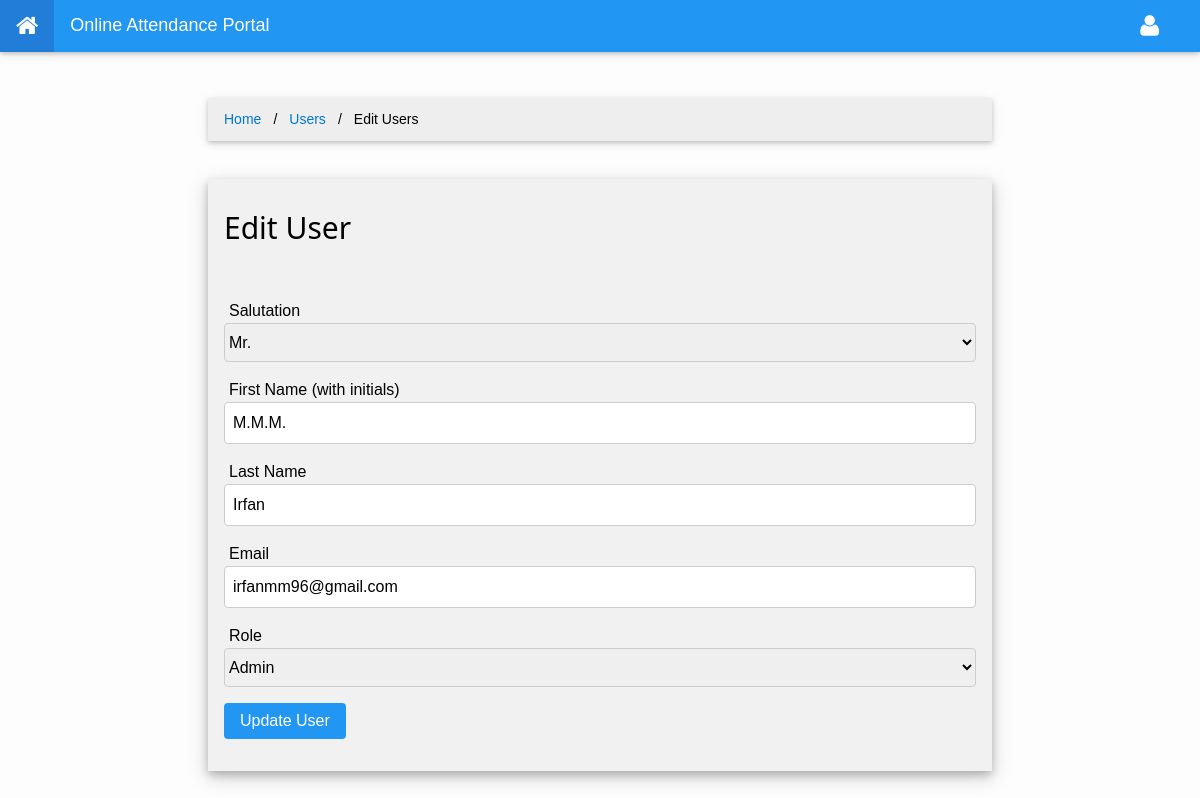
The page /web/users/edit.php?id=100003 (signed in) on the database its author committed.
### tables this page shows
CREATE TABLE `users` (
  `id` int(6) NOT NULL,
  `firstName` text NOT NULL,
  `lastName` text NOT NULL,
  `salutation` int(1) NOT NULL,
  `email` text NOT NULL,
  `password` varchar(255) NOT NULL,
  `role` int(1) NOT NULL,
  `lastAccess` datetime NOT NULL
);

### web/data/database.php (called while the page is built, shortened)
<?php
class database
{
    private $mysqli;
    function __construct()
    {
        $this->mysqli = new mysqli(DB_HOST, DB_USER, DB_PASSWORD, DB_NAME);
    }
    function getUserData($userId, $field)
    {
        $sql = "SELECT * FROM `users` WHERE `id` LIKE $userId";
        $result = $this->mysqli->query($sql);
        $row = $result->fetch_assoc();
        $res = $row[$field];
        return $res;
    }
}

### web/users/edit.php (the view, shortened to what this page needs)
<!DOCTYPE html>
<html lang="en">
<head>
    <?php include '../data/scripts.php'; ?>
</head>
<body>
<?php include '../data/navibar.php'; ?>
<?php
include "../data/database.php";
$db = new database();
?>
<div class="w3-row">
    <div class="w3-col m2 l2 hidden-sm">&nbsp;</div>
    <div class="w3-col s12 m8 l8">
        <br><br><br><br>
        <ul class="breadcrumb w3-card-2 w3-container w3-margin-8">
            <li><a href="../home">Home</a></li>
            <li><a href="../users">Users</a></li>
            <li class="active">Edit Users</a></li>
        </ul>
        <br>
        <div>
            <?php
            $id = $_GET['id'];
            $firstName = $db->getUserData($id, "firstName");
            $lastName = $db->getUserData($id, "lastName");
            $salutation = $db->getUserData($id, "salutation");
            $email = $db->getUserData($id, "email");
            $role = $db->getUserData($id, "role");
            ?>
            <form name="newStudent" role="form" class="w3-container w3-card-4 w3-light-grey w3-padding-16 w3-margin-8"
                  method="post" action="actions.php?act=update">
                <h2>Edit User</h2>
                <br>
                <p>
                    <label>Salutation</label>
                    <select class="w3-select w3-border w3-round" name="salutation" required>
                        <?php
                        $list = json_decode(file_get_contents("../data/salutations.json"), true);
                        for ($i = 0; $i < sizeof($list); $i++) {
                            $sel = ($i == $salutation) ? "selected" : "";
                            echo "<option value='$i' $sel >$list[$i]</option>";
                        }
                        ?>
                    </select>
                <p>
                    <label>First Name (with initials)</label>
                    <input class="w3-input w3-border w3-round" name="firstName" type="text" required
                           value="<?php echo $firstName; ?>"></p>
                <p>
                    <label>Last Name</label>
                    <input class="w3-input w3-border w3-round" name="lastName" type="text" required
                           value="<?php echo $lastName; ?>"></p>
                <p>
                    <label>Email</label>
                    <input class="w3-input w3-border w3-round" name="email" type="email" required
                           value="<?php echo $email; ?>"></p>
                <p>
                    <label>Role</label>
                    <select class="w3-select w3-border w3-round" id="role" name="role" required>
                        <?php
                        $list = json_decode(file_get_contents("../data/roles.json"), true);
                        for ($i = 0; $i < sizeof($list); $i++) {
                            $sel = ($i == $role) ? "selected" : "";
                            echo "<option value='$i' $sel >$list[$i]</option>";
                        }
                        ?>
                    </select>
                <p>
                    <button type="submit" class="w3-btn w3-theme w3-round">Update User</button>
                </p>
            </form>
        </div>
        <br><br><br><br>
    </div>
</div>
</body>
</html>

### web/css/index.css (style rules this page uses)
body { background-color: #fdfdfd; }
p { font-size: medium !important; }
ul.breadcrumb { padding: 10px 16px; list-style: none; background-color: #eee; }
ul.breadcrumb li { display: inline; font-size: 14px; }
ul.breadcrumb li+li:before { padding: 8px; color: black; content: "/\00a0"; }
ul.breadcrumb li a { color: #0275d8; text-decoration: none; }

### web/css/w3.css (style rules this page uses)
*,*:before,*:after { box-sizing:inherit }
html { -ms-text-size-adjust:100%;-webkit-text-size-adjust:100% }
body { margin:0 }
a { background-color:transparent;-webkit-text-decoration-skip:objects }
button,input,select,textarea { font:inherit;margin:0 }
button,input { overflow:visible }
button,select { text-transform:none }
button,html [type=button],[type=reset],[type=submit] { -webkit-appearance:button }
html,body { font-family:Verdana,sans-serif;font-size:15px;line-height:1.5 }
html { overflow-x:hidden }
h1,h2,h3,h4,h5,h6,.w3-slim,.w3-wide { font-family:"Segoe UI",Arial,sans-serif }
h2 { font-size:30px }
h1,h2,h3,h4,h5,h6 { font-weight:400;margin:10px 0 }
a { color:inherit }
.w3-btn,.w3-btn-block,.w3-button { border:none;display:inline-block;outline:0;padding:6px 16px;vertical-align:middle;overflow:hidden;text-decoration:none!important;color:#fff;background-color:#000;text-align:center;cursor:pointer;white-space:nowrap }
.w3-btn,.w3-btn-floating,.w3-btn-floating-large,.w3-closenav,.w3-opennav,.w3-btn-block,.w3-button { -webkit-touch-callout:none;-webkit-user-select:none;-khtml-user-select:none;-moz-user-select:none;-ms-user-select:none;user-select:none }
.w3-btn,.w3-btn-floating,.w3-dropnav a,.w3-btn-floating-large,.w3-btn-block, .w3-navbar a,.w3-navblock a,.w3-sidenav a,.w3-pagination li a,.w3-hoverable tbody tr,.w3-hoverable li, .w3-accordion-content a,.w3-dropdown-content a,.w3-dropdown-click:hover,.w3-dropdown-hover:hover,.w3-opennav,.w3-closenav,.w3-closebtn,*[class*="w3-hover-"] { -webkit-transition:background-color .25s,color .15s,box-shadow .25s,opacity 0.25s,filter 0.25s,border 0.15s;transition:background-color .25s,color .15s,box-shadow .15s,opacity .25s,filter .25s,border .15s }
.w3-input { padding:8px;display:block;border:none;border-bottom:1px solid #808080;width:100% }
.w3-select { padding:9px 0;width:100%;color:#000;border:1px solid transparent;border-bottom:1px solid #0c87eb }
.w3-container:after,.w3-container:before,.w3-panel:after,.w3-panel:before,.w3-row:after,.w3-row:before,.w3-row-padding:after,.w3-row-padding:before,.w3-cell-row:before,.w3-cell-row:after, .w3-topnav:after,.w3-topnav:before,.w3-clear:after,.w3-clear:before,.w3-btn-group:before,.w3-btn-group:after,.w3-btn-bar:before,.w3-btn-bar:after,.w3-bar:before,.w3-bar:after { content:"";display:table;clear:both }
.w3-col,.w3-half,.w3-third,.w3-twothird,.w3-threequarter,.w3-quarter { float:left;width:100% }
.w3-col.s12,.w3-half,.w3-third,.w3-twothird,.w3-threequarter,.w3-quarter { width:99.99999% }
@media (min-width:601px) { .w3-col.m2 { width:16.66666% } }
@media (min-width:601px) { .w3-col.m8,.w3-twothird { width:66.66666% } }
@media (min-width:993px) { .w3-col.l2 { width:16.66666% } }
@media (min-width:993px) { .w3-col.l8,.w3-twothird { width:66.66666% } }
.w3-round,.w3-round-medium { border-radius:4px!important }
.w3-border { border:1px solid #ccc!important }
.w3-padding-16 { padding-top:16px!important;padding-bottom:16px!important }
.w3-container { padding:0.01em 16px }
.w3-card,.w3-card-2,.w3-example { box-shadow:0 2px 4px 0 rgba(0,0,0,0.16),0 2px 10px 0 rgba(0,0,0,0.12)!important }
.w3-card-4,.w3-hover-shadow:hover { box-shadow:0 4px 8px 0 rgba(0,0,0,0.2),0 6px 20px 0 rgba(0,0,0,0.19)!important }
.w3-light-grey,.w3-hover-light-grey:hover,.w3-light-gray,.w3-hover-light-gray:hover { color:#000!important;background-color:#f1f1f1!important }
.w3-margin-8 { margin: 8px }

### web/css/w3-theme.css (style rules this page uses)
.w3-theme { color:#fff !important; background-color:#2196f3 !important }

### web/users/edit.php (style rules this page uses)
label { margin: 5px !important; }

### rows shown on the page
users: firstName "M.M.M.", lastName "Irfan", email "irfanmm96@gmail.com"

### other values the page prints
form field salutation "Mr."
form field role "Admin"
